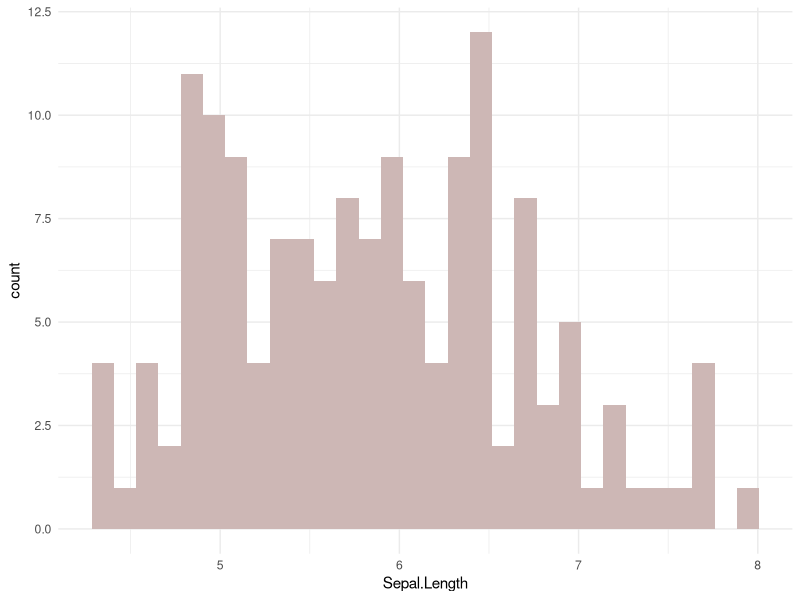

This figure's R source:
## ---- chunk 1
knitr::opts_chunk$set(echo = TRUE)
## ---- chunk 2
knitr::opts_chunk$set(echo = TRUE)
library(tidyverse)
## ---- chunk 3
col <- colors()
colors()
## ---- chunk 4
ggplot(iris, aes(x=Sepal.Length)) +
  geom_histogram(fill=col[482]) +
  theme_minimal()
